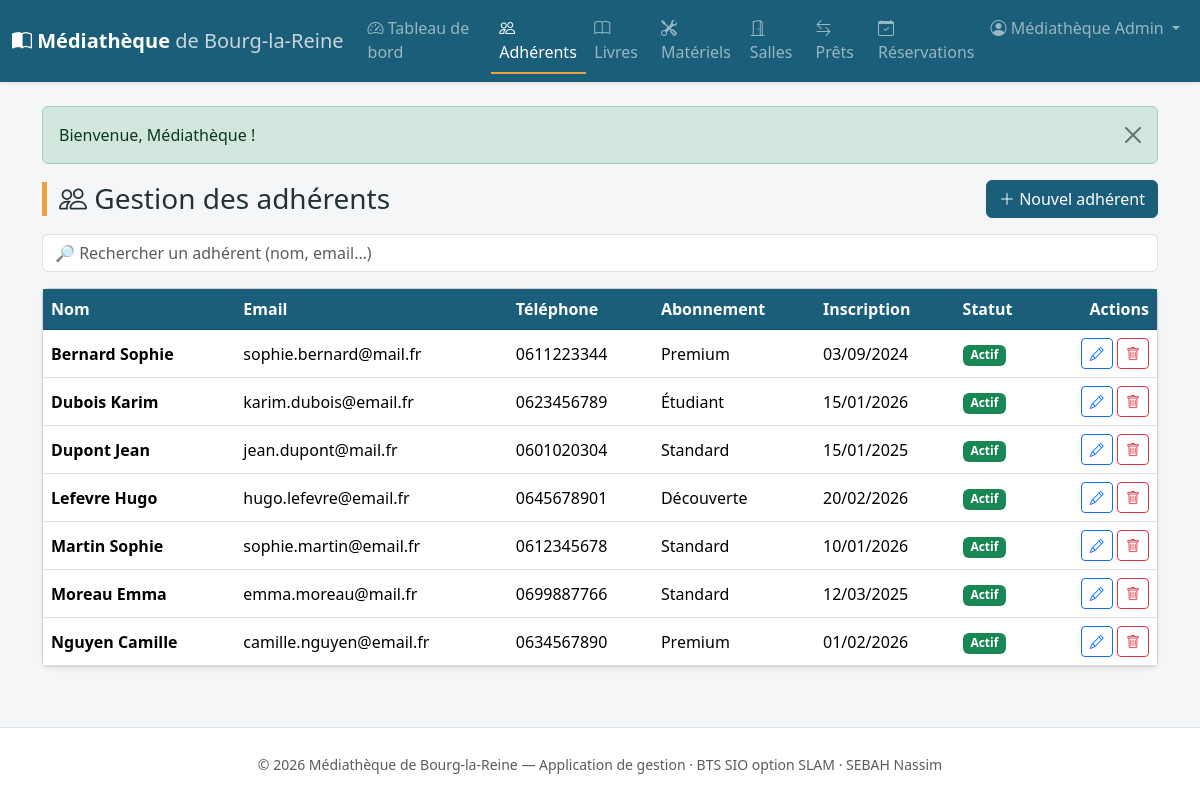
/public/index.php?ctrl=adherent&action=index (signed in), run on the app's committed database.
### tables this page shows
CREATE TABLE adherent (
    id                  INT AUTO_INCREMENT PRIMARY KEY,
    nom                 VARCHAR(80)  NOT NULL,
    prenom              VARCHAR(80)  NOT NULL,
    email               VARCHAR(120) UNIQUE,
    telephone           VARCHAR(20),
    adresse             VARCHAR(200),
     
    abonnement_id       INT,
     
    type_abonnement     ENUM('STANDARD','PREMIUM','ETUDIANT') NOT NULL DEFAULT 'STANDARD',
    date_inscription    DATE         NOT NULL DEFAULT (CURRENT_DATE),
    date_fin_abonnement DATE,
    actif               TINYINT(1)   NOT NULL DEFAULT 1,
    CONSTRAINT fk_adherent_abonnement
        FOREIGN KEY (abonnement_id) REFERENCES abonnement(id) ON DELETE SET NULL
);

CREATE TABLE abonnement (
    id             INT AUTO_INCREMENT PRIMARY KEY,
    libelle        VARCHAR(60)  NOT NULL,
    tarif          DECIMAL(6,2) NOT NULL DEFAULT 0,
    duree_mois     INT          NOT NULL DEFAULT 12,
    quota_emprunts INT          NOT NULL DEFAULT 5
);

### app/controllers/AdherentController.php (called while the page is built, shortened)
<?php
class AdherentController extends Controller
{
    public function index($id = null): void
    {
        $this->view('adherent/index', [
            'titre'     => 'Gestion des adhérents',
            'adherents' => $this->model('Adherent')->allWithAbonnement(),
        ]);
    }
}

### public/index.php (called while the page is built, shortened)
<?php
require ROOT . '/app/core/helpers.php';
$action = preg_replace('/[^a-zA-Z]/', '', $_GET['action'] ?? 'index');
$id     = isset($_GET['id']) ? (int) $_GET['id'] : null;
$controller = new $controllerClass();
$controller->$action($id);

### app/models/Adherent.php (called while the page is built, shortened)
<?php
class Adherent extends Model
{
    public function allWithAbonnement(): array
    {
        $sql = "SELECT a.*, ab.libelle AS abonnement_libelle
                FROM adherent a
                LEFT JOIN abonnement ab ON a.abonnement_id = ab.id
                ORDER BY a.nom, a.prenom";
        return $this->db->query($sql)->fetchAll();
    }
}

### app/views/adherent/index.php (the view)
<div class="d-flex justify-content-between align-items-center mb-3 flex-wrap gap-2">
    <h1 class="h3 page-title mb-0"><i class="bi bi-people"></i> Gestion des adhérents</h1>
    <a href="<?= url('adherent', 'form') ?>" class="btn btn-mediatheque">
        <i class="bi bi-plus-lg"></i> Nouvel adhérent
    </a>
</div>
<input type="search" class="form-control mb-3" data-filter="#tbl-adherents"
       placeholder="🔎 Rechercher un adhérent (nom, email…)">
<div class="card shadow-sm">
    <div class="table-responsive">
        <table class="table table-hover align-middle mb-0" id="tbl-adherents">
            <thead>
                <tr>
                    <th>Nom</th><th>Email</th><th>Téléphone</th>
                    <th>Abonnement</th><th>Inscription</th><th>Statut</th>
                    <th class="text-end">Actions</th>
                </tr>
            </thead>
            <tbody>
                <?php if (empty($adherents)): ?>
                    <tr><td colspan="7" class="text-center text-muted py-4">Aucun adhérent enregistré.</td></tr>
                <?php else: foreach ($adherents as $a): ?>
                    <tr>
                        <td class="fw-semibold"><?= e($a['nom']) ?> <?= e($a['prenom']) ?></td>
                        <td><?= e($a['email']) ?></td>
                        <td><?= e($a['telephone']) ?: '—' ?></td>
                        <td><?= e($a['abonnement_libelle'] ?? '') ?: '—' ?></td>
                        <td><?= dateFr($a['date_inscription']) ?></td>
                        <td>
                            <?php if ($a['actif']): ?>
                                <span class="badge text-bg-success">Actif</span>
                            <?php else: ?>
                                <span class="badge text-bg-secondary">Inactif</span>
                            <?php endif; ?>
                        </td>
                        <td class="text-end text-nowrap">
                            <a href="<?= url('adherent', 'form', ['id' => $a['id']]) ?>"
                               class="btn btn-sm btn-outline-primary" title="Modifier"><i class="bi bi-pencil"></i></a>
                            <?= postButton('adherent', 'delete', (int) $a['id'], '<i class="bi bi-trash"></i>', [
                                'class'   => 'btn btn-sm btn-outline-danger',
                                'title'   => 'Supprimer',
                                'confirm' => 'Supprimer définitivement cet adhérent ?',
                            ]) ?>
                        </td>
                    </tr>
                <?php endforeach; endif; ?>
            </tbody>
        </table>
    </div>
</div>

### app/core/helpers.php (shortened to what this page needs)
<?php
function url(string $ctrl = 'home', string $action = 'index', array $params = []): string
{
    $query = array_merge(['ctrl' => $ctrl, 'action' => $action], $params);
    return BASE_URL . '?' . http_build_query($query);
}
function e(?string $value): string
{
    return htmlspecialchars($value ?? '', ENT_QUOTES, 'UTF-8');
}
function dateFr(?string $date): string
{
    $ts = strtotime($date);
    return $ts ? date('d/m/Y', $ts) : e($date);
}
function csrf_token(): string
{
    return $_SESSION['csrf_token'];
}
function csrf_field(): string
{
    return '<input type="hidden" name="_csrf" value="' . e(csrf_token()) . '">';
}
function postButton(string $ctrl, string $action, ?int $id, string $innerHtml, array $opts = []): string
{
    $params = $id !== null ? ['id' => $id] : [];
    $url   = url($ctrl, $action, $params);
    $cls   = $opts['class']      ?? 'btn btn-sm btn-outline-danger';
    $title = $opts['title']      ?? '';
    $conf  = $opts['confirm']    ?? '';
    $form  = $opts['form_class'] ?? 'd-inline';
    $cAttr = $conf !== '' ? ' data-confirm="' . e($conf) . '"' : '';
    return '<form method="post" action="' . e($url) . '" class="' . e($form) . '">'
         . csrf_field()
         . '<button type="submit" class="' . e($cls) . '" title="' . e($title) . '"' . $cAttr . '>'
         . $innerHtml
         . '</button>'
         . '</form>';
}

### public/css/style.css (style rules this page uses)
:root { --mediatheque: #1b5e7a; --mediatheque-dark: #134b62; --mediatheque-accent: #e8a33d; }
html, body { min-height: 100%; }
body { display: flex; flex-direction: column; min-height: 100vh; background-color: #f4f6f8; font-family: "Segoe UI", system-ui, -apple-system, sans-serif; color: #243238; }
.table thead th { background-color: var(--mediatheque); color: #fff; border-color: var(--mediatheque-dark); white-space: nowrap; }
.btn-mediatheque { background-color: var(--mediatheque); border-color: var(--mediatheque); color: #fff; }
.page-title { border-left: 5px solid var(--mediatheque-accent); padding-left: .75rem; }

### data on the page
adherent: nom "Bernard", prenom "Sophie", email "sophie.bernard@mail.fr", telephone "0611223344", abonnement.libelle "Premium", date_inscription "03/09/2024", actif "Actif"
adherent: nom "Dubois", prenom "Karim", email "karim.dubois@email.fr", telephone "0623456789", abonnement.libelle "Étudiant", date_inscription "15/01/2026", actif "Actif"
adherent: nom "Dupont", prenom "Jean", email "jean.dupont@mail.fr", telephone "0601020304", abonnement.libelle "Standard", date_inscription "15/01/2025", actif "Actif"
adherent: nom "Lefevre", prenom "Hugo", email "hugo.lefevre@email.fr", telephone "0645678901", abonnement.libelle "Découverte", date_inscription "20/02/2026", actif "Actif"
adherent: nom "Martin", prenom "Sophie", email "sophie.martin@email.fr", telephone "0612345678", abonnement.libelle "Standard", date_inscription "10/01/2026", actif "Actif"
adherent: nom "Moreau", prenom "Emma", email "emma.moreau@mail.fr", telephone "0699887766", abonnement.libelle "Standard", date_inscription "12/03/2025", actif "Actif"
adherent: nom "Nguyen", prenom "Camille", email "camille.nguyen@email.fr", telephone "0634567890", abonnement.libelle "Premium", date_inscription "01/02/2026", actif "Actif"

### other printed values
$label "Tableau de bord"
$label "Adhérents"
$label "Livres"
$label "Matériels"
$label "Salles"
$label "Prêts"
$label "Réservations"
$_SESSION['agent']['prenom'] . ' ' . $_SESSION['agent']['nom'] "Médiathèque Admin"
$_SESSION['flash']['message'] "Bienvenue, Médiathèque !"
